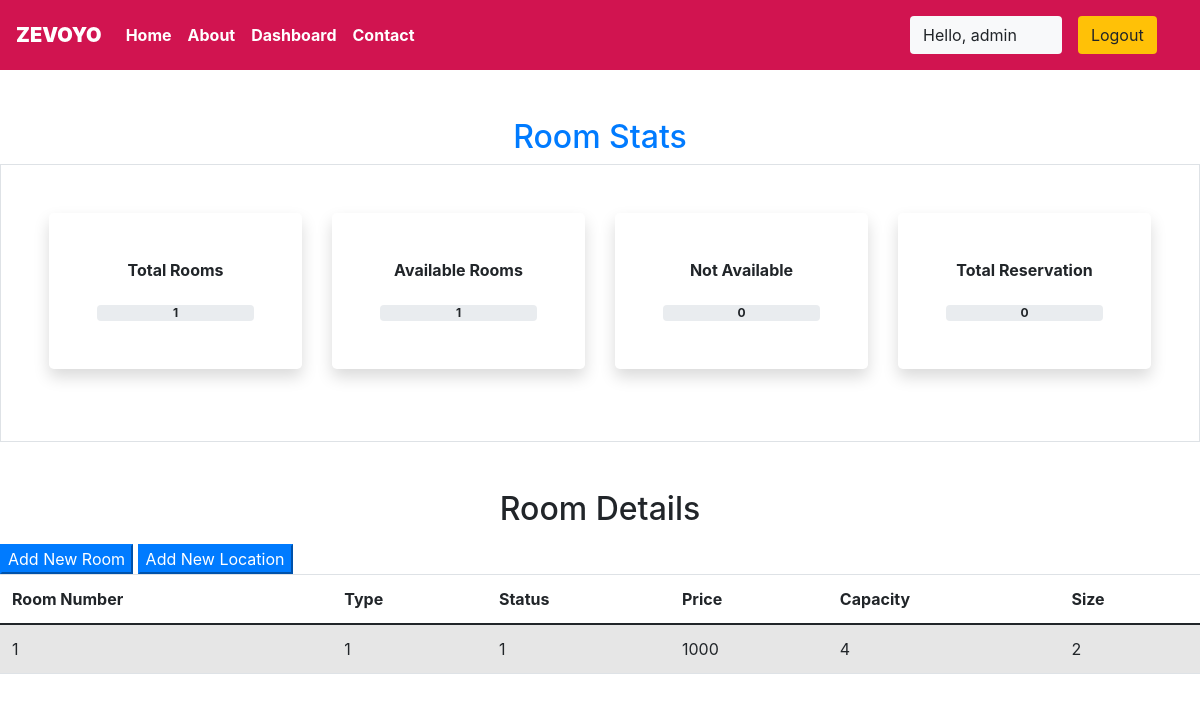
The page /myApp/staff/dashboard/ (signed in) on the database as committed earlier.
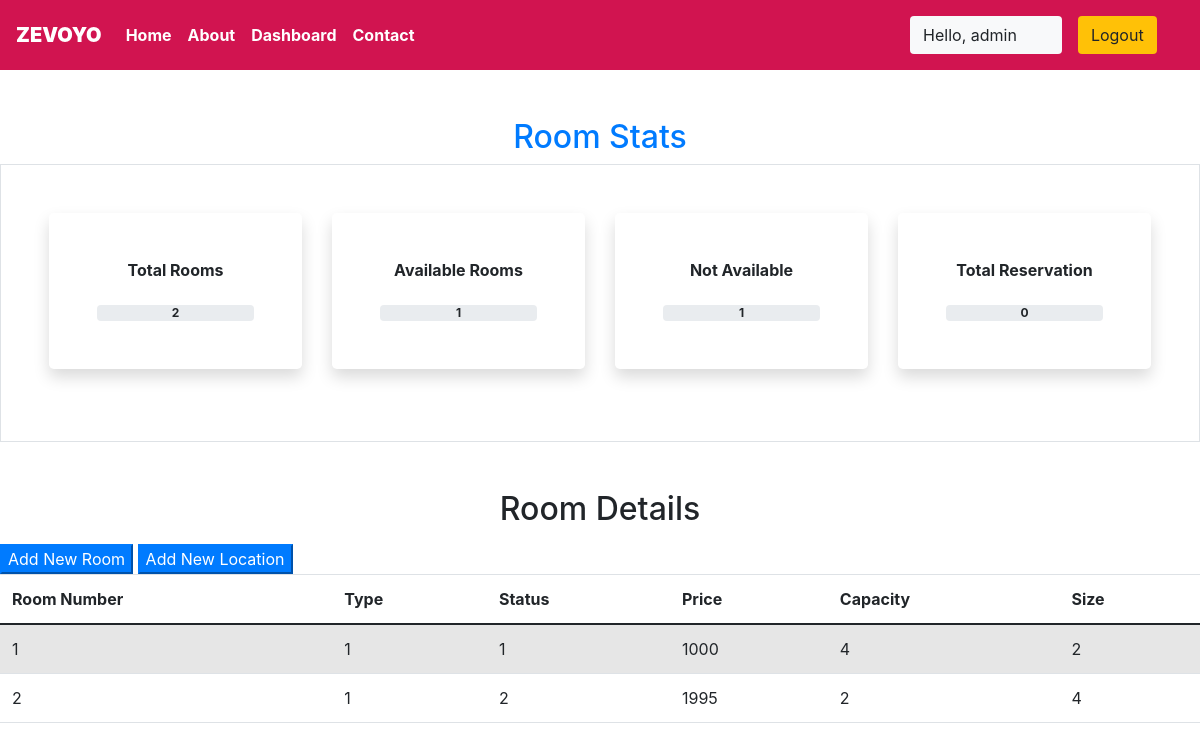
The same page on the database as committed later.
### myApp/models.py (models this page shows, shortened)
class Rooms(models.Model):
    ROOM_STATUS = (
        ('1', 'Available'),
        ('2', 'Not Available')
    )
    RoOM_TYPE = (
        ('1', 'Premimum'),
        ('2', 'Deluxe'),
        ('3', 'Basic')
    )
    roomType = models.CharField(max_length = 50, choices = RoOM_TYPE)
    capacity = models.IntegerField()
    price = models.IntegerField()
    size = models.IntegerField()
    hotel = models.ForeignKey(Hotels, on_delete = models.CASCADE)
    status = models.CharField(choices = ROOM_STATUS, max_length = 15)
    roomNumber = models.IntegerField()

### myApp/views.py (the view)
# urls.py: path('staff/dashboard/', views.dashboard, name = 'dashboard'),
@login_required(login_url = "/staff")
def dashboard(request):
    if request.user.is_staff == False:
        return HttpResponse("Access Denied")
    rooms = Rooms.objects.all()
    totalRooms = len(rooms)
    availableRooms = len(rooms.filter(status = '1'))
    unavailableRooms = len(rooms.filter(status = '2'))
    reserved = len(Reservation.objects.all())
    hotel = Hotels.objects.values_list('location', 'id').distinct().order_by()
    response = render(request, 'staff/panel.html', {'location': hotel, 'reserved': reserved, 'rooms': rooms, 'totalRooms': totalRooms, 'available': availableRooms, 'unavailable': unavailableRooms})
    return HttpResponse(response)

### myApp/templates/staff/panel.html (shortened to what this page needs)
{% extends 'basic.html' %} {% block title %} staff panel {% endblock title %} {% block body %}
<section class="my-5">
    {% load mathfilters %}
    <h2 class="text-center text-primary">
        Room Stats
    </h2>
    <div class="container-fluid px-5 py-5 border">
        <div class="row">
            <div class="col-xl-3 col-lg-6 col-sm-12 mb-4">
                <div class="bg-white rounded-lg p-5 shadow">
                    <h2 class="h6 font-weight-bold text-center mb-4">Total Rooms</h2>
                    <div class="progress mx-auto" data-value="{{ totalRooms }}">
                        <div class="progress-value w-100 h-100 rounded-circle d-flex align-items-center justify-content-center ">
                            <div class="font-weight-bold ">{{ totalRooms }}</div>
                        </div>
                    </div>
                </div>
            </div>
            <div class="col-xl-3 col-lg-6 col-sm-12 mb-4">
                <div class="bg-white rounded-lg p-5 shadow">
                    <h2 class="h6 font-weight-bold text-center mb-4">Available Rooms</h2>
                    <div class="progress mx-auto" data-value="{{ available }}">
                        <div class="progress-value w-100 h-100 rounded-circle d-flex align-items-center justify-content-center ">
                            <div class=" font-weight-bold ">{{ available }}</div>
                        </div>
                    </div>
                </div>
            </div>
            <div class="col-xl-3 col-lg-6 col-sm-12 mb-4">
                <div class="bg-white rounded-lg p-5 shadow">
                    <h2 class="h6 font-weight-bold text-center mb-4">Not Available</h2>
                    <div class="progress mx-auto" data-value="{{ unavailable }}">
                        <div class="progress-value w-100 h-100 rounded-circle d-flex align-items-center justify-content-center ">
                            <div class="font-weight-bold">{{ unavailable }}</div>
                        </div>
                    </div>
                </div>
            </div>
            <div class="col-xl-3 col-lg-6 col-sm-12 mb-4">
                <div class="bg-white rounded-lg p-5 shadow">
                    <h2 class="h6 font-weight-bold text-center mb-4">Total Reservation</h2>
                    <div class="progress mx-auto" data-value="{{ reserved }}">
                        <div class="progress-value w-100 h-100 rounded-circle d-flex align-items-center justify-content-center ">
                            <div class="font-weight-bold ">{{ reserved }}</div>
                        </div>
                    </div>
                </div>
            </div>
        </div>
    </div>
</section>
<h2 class="text-center pb-2"> Room Details </h2>
<button class="btn-group btn-primary" data-toggle="modal" data-target="#new-room">Add New Room</button>
<button class="btn-group btn-primary" data-toggle="modal" data-target="#new-location">Add New Location</button>
<table class="table table-striped">
    <thead>
        <th>Room Number</th>
        <th>Type</th>
        <th>Status</th>
        <th>Price</th>
        <th>Capacity</th>
        <th>Size</th>
    </thead>
    {% if rooms %} {% for room in rooms %}
    <tr>
        <td> {{ room.roomNumber }} </td>
        <td> {{ room.roomType }} </td>
        <td> {{ room.status }} </td>
        <td> {{ room.price }} </td>
        <td> {{ room.capacity }} </td>
        <td> {{ room.size }} </td>
    </tr>
    {% endfor %} {% endif %}
</table>
{% endblock body %}

### myApp/templates/basic.html (shortened to what this page needs)
{% load static %}
<!DOCTYPE HTML>
<html>
<head>
    <link rel="stylesheet" href="https://use.fontawesome.com/releases/v5.7.0/css/all.css">
    <link href="https://cdn.jsdelivr.net/npm/bootstrap@5.0.0-beta3/dist/css/bootstrap.min.css" rel="stylesheet">
    <link rel="stylesheet" href="https://maxcdn.bootstrapcdn.com/bootstrap/4.5.0/css/bootstrap.min.css">
</head>
<body>
    <div class="container-fluid px-0">
        <nav class="navbar navbar-expand-lg navbar-dark font-weight-bold">
            <a class="navbar-brand text-bold bg-black">
                <b>ZEVOYO</b>
            </a>
            <div class="collapse navbar-collapse" id="navbarSupportedContent">
                <ul class="navbar-nav mr-auto">
                    <li class="nav-item active">
                        <a class="nav-link text-bold" href="/myApp/">Home</a>
                    </li>
                    <li class="nav-item active">
                        <a class="nav-link text-bold" href="/myApp/about">About</a>
                    </li>
                    {% if user.is_staff %}
                    <li class="nav-item active">
                        <a class="nav-link text-bold" href="/myApp/staff/dashboard">Dashboard</a>
                    </li>
                    {% elif user.is_staff == False and user.is_authenticated %}
                    <li class="nav-item active">
                        <a class="nav-link text-bold" href="/myApp/user/bookings">My Bookings</a>
                    </li>
                    {% endif %}
                    <li class="nav-item active">
                        <a class="nav-link text-bold" href="/myApp/contact">Contact</a>
                    </li>
                </ul>
                {% if user.is_authenticated %}
                <button class="btn btn-group bg-light" data-toggle="modal" data-target="#forlogin">
                        Hello, {{request.user}}
                        <a href="/myApp/logout/" class="nav-link">
                            <button class="btn btn-group bg-warning" data-toggle="modal" data-target="#forlogin">
                                Logout
                            </button>
                </a>
                </button>
                {% endif %}
            </div>
        </nav>
    </div>
         {% block body %} {% endblock body %}
</body>
</html>

### myApp/templates/basic.html (style rules this page uses)
a { text-decoration: none; }
nav { background-color: #d11450; }

Rows that differ between the two databases and show on the page:
added Rooms: roomNumber "2", roomType "1", status "2", price "1995", capacity "2", size "4"
Other text that changed with them:
{{ totalRooms }}: "1" → "2"
{{ unavailable }}: "0" → "1"
